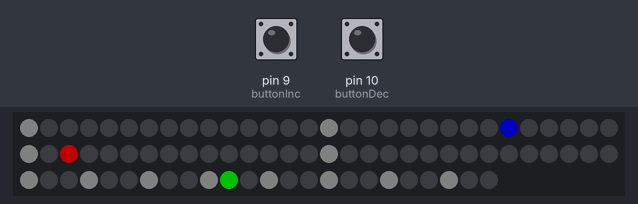
This sketch was run on a simulated Arduino Uno, built for the host (arithmetic inside an expression is 32-bit, double 64-bit). On the bench: 84 RGB LEDs in strip order, left to right, continuing on the next row. Inputs (shaded band) come from the test bench; at power-on: pin 9 (buttonInc) LOW, pin 10 (buttonDec) LOW. Dim RGB values are drawn brighter than linear; the local clock reads 2024-03-15 10:24:30 at power-on unless the sketch sets it.

Above: at 2.4 s.
2.5 s: pin 9 (buttonInc) pulled HIGH for 0.15 s
5.5 s: pin 10 (buttonDec) pulled HIGH for 0.15 s
8.5 s: pin 9 (buttonInc) pulled HIGH for 1 s
11.0 s: pin 10 (buttonDec) pulled HIGH for 1 s
Timing chart, 0 to 14.0 s (numbered marks = the images above; inputs shaded):
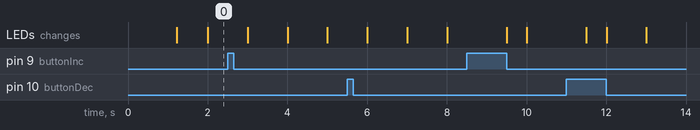

The sketch:

LEDclock72-strip.ino
```cpp
/*this clock uses 4 15 (5050)pixel quater sements, and a single 12 pixel ring tied to the output of the first set (always second)
  pin 6 is data to neopixels,
  RTC is DS3231 connected to SDA(A4)/SCL(A5) and its power is from the microcontroller
  the trinket pro was used for this project https://www.adafruit.com/products/2000
  for good information on the DS3231 clock module, see https://learn.adafruit.com/adafruit-ds3231-precision-rtc-breakout/wiring-and-test
  ***additional notes are at the bottom of code***
*/
//#include <Time.h>
#include <util/usa_dst.h> //daylight saving setup
//#include <TimeLib.h>
#include <FastLED.h> // neopixel library in use
#include <Wire.h> //to use the SDA/SCL RTC module
#include <RTClib.h> // RTC module commands

#define DATA_PIN 6 // the single pin where the neopixel gets their orders from
//(#6 is most comonly used in most code for neopixels, but you can change this if you need)
int buttonInc = 9; // increase time hour()
int buttonDec = 10; // decrease time hour()
// press both buttons at same time to put clock in time setting mode
#define NUM_LEDS 84 // how many TOTAL pixels are going to be used here (2 rings 1*60px and 1*12px)
//pin A5 used on trinket pro for RTC SCL (leave as comment, using for building instructions)
//pin A4 used on trinket pro for RTC SDA (leave as comment, using for building instructions)

//sets up colours to be used on clock. all HEX based, think 0xRRGGBB
// insert setColor // used to indicate clock is in setup mode, to change time with buttons.
#define bgColor 0x000000 //its best to keep this as all off for lowest power consumption, or using dim values like white=0x010101
#define hourColor 0x005500
#define minColor 0x000055 //dont exceed a half brighness value, since the min/ and sec/ colours get blended when they overlap.
#define secColor 0x550000
#define tixColor 0x050505

RTC_DS3231 rtc;
CRGB pixel[NUM_LEDS]; // sets up array of usable pixels in the programme from the FastLED lib.

void setup() {
  FastLED.addLeds<NEOPIXEL, DATA_PIN>(pixel, NUM_LEDS); // initalize the available neopixel matrix using information in the #define statements
  for (int blank = 0; blank < NUM_LEDS; blank++) { // set all available pixels off,
    pixel[blank] = bgColor;
    FastLED.show();
  }
#ifndef ESP8266
  while (!Serial); // for Leonardo/Micro/Zero
#endif
  Serial.begin(9600);
  delay(1000); // wait for console opening
  if (! rtc.begin()) {
    Serial.println("Couldn't find RTC");
    while (1);
  }
  pinMode(buttonInc, INPUT);
  pinMode(buttonDec, INPUT);

  if (rtc.lostPower()) {
    Serial.println("RTC lost power, lets set the time!");
    // following line sets the RTC to the date & time this sketch was compiled
    rtc.adjust(DateTime(F(__DATE__), F(__TIME__)));
  }

  /*the following is used to calabrate the clock
    remeber* final compile and upload of correct time will be needed to fix the time when testing is done.
    or it will keep restting the to its last saved time.
    to make sure the time is recieved only from the RTC, comment out the adjusting code, and reupload,
    once the clock is set, and a battery is installed, you should not need to do this again.
    you will even have the ability to adjust the code once the RTC is set*/

  /* This line sets the RTC with an explicit date & time, for example to set
    Feb 21, 2018 at 21:07:00 you would call: " rtc.adjust(DateTime(2018, 02, 21, 21, 07, 00)); "
    rtc.adjust(DateTime(YYYY, M, D, HH, M, S));"
  */
  // rtc.adjust(DateTime(2018, 04, 19, 12, 35, 45));
}
int buttonIncState = 0;
int buttonDecState = 0;
void loop() {
  DateTime now = rtc.now();
  int secPix = now.second();
  int minPix = now.minute();
  int hrPix = now.hour() + 60; // pushes the hours out of the min/sec ring, and onto its own strip
  // to detect button press and force adjust clock
  buttonIncState = digitalRead(buttonInc);
  if (buttonIncState == HIGH) {
    rtc.adjust(DateTime(now.year(), now.month(), now.day(), now.hour() + 1, now.minute(), now.second()));
    delay(500);
  }
  buttonDecState = digitalRead(buttonDec);
  if (buttonDecState == HIGH) {
    rtc.adjust(DateTime(now.year(), now.month(), now.day(), now.hour() - 1, now.minute(), now.second()));
    delay(500); pixel[hrPix + 2] = bgColor;
  }
  fillTix();

  // set hour pixels -----------------------------------------------------------
//  if (now.hour() >= 12) { // adds correction for 24 hour clock time. (24 hour time kept for future projects and easy to correct for)
//    hrPix = hrPix - 12;
//  }
  if (now.hour() != 23) { // removes last hour pixel, if its not 11 anymore
    pixel[60 + 23] = bgColor;
  }
  pixel[hrPix - 1] = bgColor; // set hour-1 pixel to bgcolor, this causes issues with 60pixel ring if hours are not set first
  fillTix();
  pixel[hrPix] = hourColor; // set hour pixel on

  // set Second pixels -----------------------------------------------------------
  if (now.second() != 59) { // removes last second pixel, if its not :59 anymore
    pixel[59] = bgColor; // sets that pesky #59 to the background color since secPix -1 wont cut it if sec is now 0
  }
  pixel[secPix - 1] = bgColor; // set sec-1 pixel to bgcolor


  // set minute pixels -----------------------------------------------------------
  pixel[minPix - 1] = bgColor; //min-1 pixel to bgcolor
  fillTix();

  pixel[hrPix] = hourColor; // set hour pixel on
  pixel[secPix] = secColor; // set sec pixel on
  pixel[minPix] = minColor; // set min pixel on

  if (pixel[minPix - 1] == pixel[secPix])  {
    (pixel[minPix - 1]) = secColor; // sets the "second" pixel that is only 1 pixel behind the minute pixel on
  }
  if (pixel[minPix] == pixel[secPix]) {
    (pixel[minPix]) = (minColor + secColor); // combine the min. and sec. colors for extra flair
  }

  FastLED.show(); // show me the money (current time with correction now displayed)

}

/*
  to be sure all pixels show, with corrections, and prevention of overlap issues, make sure to use this order to display
  hour()
  second()
  min()

*/
// a way to display tick marks at desired intervals, currently every quater of each ring
void fillTix() {
  pixel[0] =  tixColor; pixel[15] =  tixColor; pixel[30] =  tixColor; pixel[45] =  tixColor;
  pixel[60] =  tixColor; pixel[63] =  tixColor; pixel[66] =  tixColor; pixel[69] =  tixColor;
    pixel[72] =  tixColor; pixel[75] =  tixColor; pixel[78] =  tixColor; pixel[81] =  tixColor;
}
```
